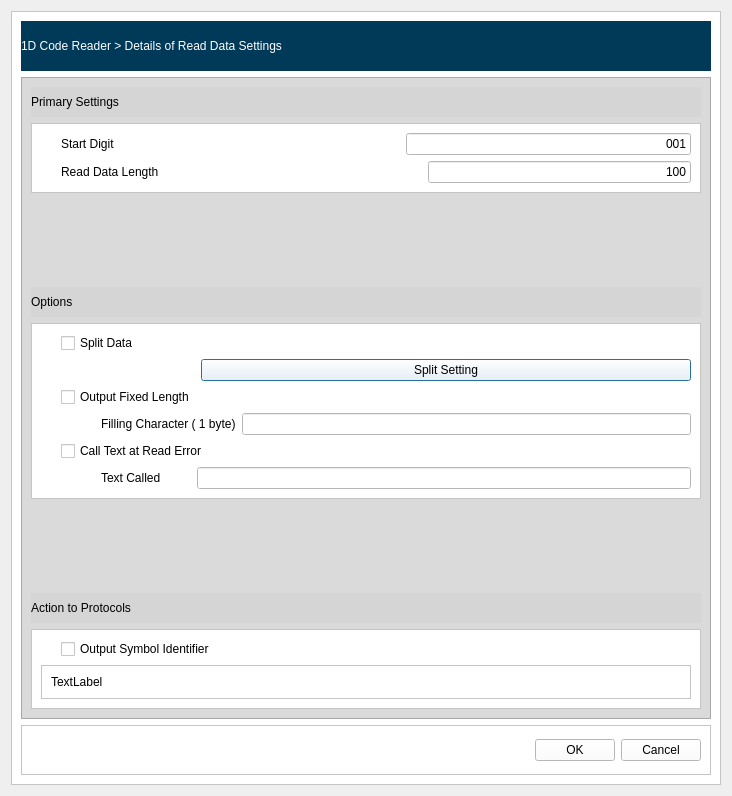
<?xml version="1.0" encoding="UTF-8"?>
<ui version="4.0">
 <class>Dialog</class>
 <widget class="QDialog" name="Dialog">
  <property name="geometry">
   <rect>
    <x>0</x>
    <y>0</y>
    <width>732</width>
    <height>796</height>
   </rect>
  </property>
  <property name="windowTitle">
   <string>Dialog</string>
  </property>
  <layout class="QVBoxLayout" name="verticalLayout_11">
   <item>
    <widget class="QFrame" name="frame">
     <property name="sizePolicy">
      <sizepolicy hsizetype="Preferred" vsizetype="Preferred">
       <horstretch>0</horstretch>
       <verstretch>0</verstretch>
      </sizepolicy>
     </property>
     <property name="minimumSize">
      <size>
       <width>400</width>
       <height>650</height>
      </size>
     </property>
     <property name="styleSheet">
      <string notr="true">background-color: rgb(255, 255, 255);</string>
     </property>
     <property name="frameShape">
      <enum>QFrame::StyledPanel</enum>
     </property>
     <property name="frameShadow">
      <enum>QFrame::Raised</enum>
     </property>
     <layout class="QVBoxLayout" name="verticalLayout_2">
      <item>
       <layout class="QVBoxLayout" name="verticalLayout">
        <item>
         <widget class="QLabel" name="label">
          <property name="sizePolicy">
           <sizepolicy hsizetype="Preferred" vsizetype="Fixed">
            <horstretch>0</horstretch>
            <verstretch>0</verstretch>
           </sizepolicy>
          </property>
          <property name="minimumSize">
           <size>
            <width>0</width>
            <height>50</height>
           </size>
          </property>
          <property name="styleSheet">
           <string notr="true">background-color: rgb(0, 58, 88);
color: rgb(255, 255, 255);</string>
          </property>
          <property name="text">
           <string>1D Code Reader &gt; Details of Read Data Settings </string>
          </property>
         </widget>
        </item>
        <item>
         <widget class="QScrollArea" name="scrollArea">
          <property name="sizePolicy">
           <sizepolicy hsizetype="Expanding" vsizetype="Ignored">
            <horstretch>0</horstretch>
            <verstretch>0</verstretch>
           </sizepolicy>
          </property>
          <property name="styleSheet">
           <string notr="true">background-color: rgb(218, 218, 218);</string>
          </property>
          <property name="widgetResizable">
           <bool>true</bool>
          </property>
          <widget class="QWidget" name="scrollAreaWidgetContents">
           <property name="geometry">
            <rect>
             <x>0</x>
             <y>0</y>
             <width>690</width>
             <height>642</height>
            </rect>
           </property>
           <layout class="QVBoxLayout" name="verticalLayout_4">
            <item>
             <layout class="QVBoxLayout" name="verticalLayout_3">
              <item>
               <widget class="QLabel" name="label_5">
                <property name="sizePolicy">
                 <sizepolicy hsizetype="Preferred" vsizetype="Fixed">
                  <horstretch>0</horstretch>
                  <verstretch>0</verstretch>
                 </sizepolicy>
                </property>
                <property name="minimumSize">
                 <size>
                  <width>0</width>
                  <height>30</height>
                 </size>
                </property>
                <property name="styleSheet">
                 <string notr="true">background-color: rgb(213, 213, 213);</string>
                </property>
                <property name="text">
                 <string>Primary Settings</string>
                </property>
               </widget>
              </item>
              <item>
               <widget class="QFrame" name="frame_5">
                <property name="styleSheet">
                 <string notr="true">background-color: rgb(255, 255, 255);</string>
                </property>
                <property name="frameShape">
                 <enum>QFrame::StyledPanel</enum>
                </property>
                <property name="frameShadow">
                 <enum>QFrame::Raised</enum>
                </property>
                <layout class="QVBoxLayout" name="verticalLayout_6">
                 <item>
                  <layout class="QVBoxLayout" name="verticalLayout_5">
                   <item>
                    <layout class="QHBoxLayout" name="horizontalLayout_3">
                     <item>
                      <spacer name="horizontalSpacer_4">
                       <property name="orientation">
                        <enum>Qt::Horizontal</enum>
                       </property>
                       <property name="sizeType">
                        <enum>QSizePolicy::Fixed</enum>
                       </property>
                       <property name="sizeHint" stdset="0">
                        <size>
                         <width>20</width>
                         <height>20</height>
                        </size>
                       </property>
                      </spacer>
                     </item>
                     <item>
                      <widget class="QLabel" name="label_2">
                       <property name="text">
                        <string>Start Digit</string>
                       </property>
                      </widget>
                     </item>
                     <item>
                      <spacer name="horizontalSpacer_2">
                       <property name="orientation">
                        <enum>Qt::Horizontal</enum>
                       </property>
                       <property name="sizeHint" stdset="0">
                        <size>
                         <width>40</width>
                         <height>20</height>
                        </size>
                       </property>
                      </spacer>
                     </item>
                     <item>
                      <widget class="QLineEdit" name="lineEdit">
                       <property name="text">
                        <string>001</string>
                       </property>
                       <property name="alignment">
                        <set>Qt::AlignRight|Qt::AlignTrailing|Qt::AlignVCenter</set>
                       </property>
                      </widget>
                     </item>
                    </layout>
                   </item>
                   <item>
                    <layout class="QHBoxLayout" name="horizontalLayout_4">
                     <item>
                      <spacer name="horizontalSpacer_5">
                       <property name="orientation">
                        <enum>Qt::Horizontal</enum>
                       </property>
                       <property name="sizeType">
                        <enum>QSizePolicy::Fixed</enum>
                       </property>
                       <property name="sizeHint" stdset="0">
                        <size>
                         <width>20</width>
                         <height>20</height>
                        </size>
                       </property>
                      </spacer>
                     </item>
                     <item>
                      <widget class="QLabel" name="label_6">
                       <property name="text">
                        <string>Read Data Length</string>
                       </property>
                      </widget>
                     </item>
                     <item>
                      <spacer name="horizontalSpacer_3">
                       <property name="orientation">
                        <enum>Qt::Horizontal</enum>
                       </property>
                       <property name="sizeHint" stdset="0">
                        <size>
                         <width>40</width>
                         <height>20</height>
                        </size>
                       </property>
                      </spacer>
                     </item>
                     <item>
                      <widget class="QLineEdit" name="lineEdit_2">
                       <property name="text">
                        <string>100</string>
                       </property>
                       <property name="alignment">
                        <set>Qt::AlignRight|Qt::AlignTrailing|Qt::AlignVCenter</set>
                       </property>
                      </widget>
                     </item>
                    </layout>
                   </item>
                  </layout>
                 </item>
                </layout>
               </widget>
              </item>
              <item>
               <spacer name="verticalSpacer">
                <property name="orientation">
                 <enum>Qt::Vertical</enum>
                </property>
                <property name="sizeType">
                 <enum>QSizePolicy::Expanding</enum>
                </property>
                <property name="sizeHint" stdset="0">
                 <size>
                  <width>20</width>
                  <height>10</height>
                 </size>
                </property>
               </spacer>
              </item>
              <item>
               <widget class="QLabel" name="label_4">
                <property name="sizePolicy">
                 <sizepolicy hsizetype="Preferred" vsizetype="Fixed">
                  <horstretch>0</horstretch>
                  <verstretch>0</verstretch>
                 </sizepolicy>
                </property>
                <property name="minimumSize">
                 <size>
                  <width>0</width>
                  <height>30</height>
                 </size>
                </property>
                <property name="styleSheet">
                 <string notr="true">background-color: rgb(213, 213, 213);</string>
                </property>
                <property name="text">
                 <string>Options</string>
                </property>
               </widget>
              </item>
              <item>
               <widget class="QFrame" name="frame_4">
                <property name="styleSheet">
                 <string notr="true">background-color: rgb(255, 255, 255);</string>
                </property>
                <property name="frameShape">
                 <enum>QFrame::StyledPanel</enum>
                </property>
                <property name="frameShadow">
                 <enum>QFrame::Raised</enum>
                </property>
                <layout class="QVBoxLayout" name="verticalLayout_8">
                 <item>
                  <layout class="QVBoxLayout" name="verticalLayout_7">
                   <item>
                    <layout class="QHBoxLayout" name="horizontalLayout_10">
                     <item>
                      <spacer name="horizontalSpacer_6">
                       <property name="orientation">
                        <enum>Qt::Horizontal</enum>
                       </property>
                       <property name="sizeType">
                        <enum>QSizePolicy::Fixed</enum>
                       </property>
                       <property name="sizeHint" stdset="0">
                        <size>
                         <width>20</width>
                         <height>20</height>
                        </size>
                       </property>
                      </spacer>
                     </item>
                     <item>
                      <widget class="QCheckBox" name="checkBox">
                       <property name="text">
                        <string>Split Data</string>
                       </property>
                      </widget>
                     </item>
                    </layout>
                   </item>
                   <item>
                    <layout class="QHBoxLayout" name="horizontalLayout_9">
                     <item>
                      <spacer name="horizontalSpacer_7">
                       <property name="orientation">
                        <enum>Qt::Horizontal</enum>
                       </property>
                       <property name="sizeType">
                        <enum>QSizePolicy::Fixed</enum>
                       </property>
                       <property name="sizeHint" stdset="0">
                        <size>
                         <width>160</width>
                         <height>20</height>
                        </size>
                       </property>
                      </spacer>
                     </item>
                     <item>
                      <widget class="QPushButton" name="pushButton_3">
                       <property name="text">
                        <string>Split Setting</string>
                       </property>
                      </widget>
                     </item>
                    </layout>
                   </item>
                   <item>
                    <layout class="QHBoxLayout" name="horizontalLayout_8">
                     <item>
                      <spacer name="horizontalSpacer_8">
                       <property name="orientation">
                        <enum>Qt::Horizontal</enum>
                       </property>
                       <property name="sizeType">
                        <enum>QSizePolicy::Fixed</enum>
                       </property>
                       <property name="sizeHint" stdset="0">
                        <size>
                         <width>20</width>
                         <height>20</height>
                        </size>
                       </property>
                      </spacer>
                     </item>
                     <item>
                      <widget class="QCheckBox" name="checkBox_2">
                       <property name="text">
                        <string>Output Fixed Length</string>
                       </property>
                      </widget>
                     </item>
                    </layout>
                   </item>
                   <item>
                    <layout class="QHBoxLayout" name="horizontalLayout_7">
                     <item>
                      <spacer name="horizontalSpacer_9">
                       <property name="orientation">
                        <enum>Qt::Horizontal</enum>
                       </property>
                       <property name="sizeType">
                        <enum>QSizePolicy::Fixed</enum>
                       </property>
                       <property name="sizeHint" stdset="0">
                        <size>
                         <width>60</width>
                         <height>20</height>
                        </size>
                       </property>
                      </spacer>
                     </item>
                     <item>
                      <widget class="QLabel" name="label_7">
                       <property name="text">
                        <string>Filling Character ( 1 byte)</string>
                       </property>
                      </widget>
                     </item>
                     <item>
                      <widget class="QLineEdit" name="lineEdit_3"/>
                     </item>
                    </layout>
                   </item>
                   <item>
                    <layout class="QHBoxLayout" name="horizontalLayout_6">
                     <item>
                      <spacer name="horizontalSpacer_10">
                       <property name="orientation">
                        <enum>Qt::Horizontal</enum>
                       </property>
                       <property name="sizeType">
                        <enum>QSizePolicy::Fixed</enum>
                       </property>
                       <property name="sizeHint" stdset="0">
                        <size>
                         <width>20</width>
                         <height>20</height>
                        </size>
                       </property>
                      </spacer>
                     </item>
                     <item>
                      <widget class="QCheckBox" name="checkBox_3">
                       <property name="text">
                        <string>Call Text at Read Error</string>
                       </property>
                      </widget>
                     </item>
                    </layout>
                   </item>
                   <item>
                    <layout class="QHBoxLayout" name="horizontalLayout_5">
                     <item>
                      <spacer name="horizontalSpacer_11">
                       <property name="orientation">
                        <enum>Qt::Horizontal</enum>
                       </property>
                       <property name="sizeType">
                        <enum>QSizePolicy::Fixed</enum>
                       </property>
                       <property name="sizeHint" stdset="0">
                        <size>
                         <width>60</width>
                         <height>20</height>
                        </size>
                       </property>
                      </spacer>
                     </item>
                     <item>
                      <widget class="QLabel" name="label_8">
                       <property name="sizePolicy">
                        <sizepolicy hsizetype="Preferred" vsizetype="Fixed">
                         <horstretch>0</horstretch>
                         <verstretch>0</verstretch>
                        </sizepolicy>
                       </property>
                       <property name="minimumSize">
                        <size>
                         <width>80</width>
                         <height>0</height>
                        </size>
                       </property>
                       <property name="text">
                        <string>Text Called</string>
                       </property>
                      </widget>
                     </item>
                     <item>
                      <spacer name="horizontalSpacer_12">
                       <property name="orientation">
                        <enum>Qt::Horizontal</enum>
                       </property>
                       <property name="sizeType">
                        <enum>QSizePolicy::Fixed</enum>
                       </property>
                       <property name="sizeHint" stdset="0">
                        <size>
                         <width>10</width>
                         <height>20</height>
                        </size>
                       </property>
                      </spacer>
                     </item>
                     <item>
                      <widget class="QLineEdit" name="lineEdit_4"/>
                     </item>
                    </layout>
                   </item>
                  </layout>
                 </item>
                </layout>
               </widget>
              </item>
              <item>
               <spacer name="verticalSpacer_2">
                <property name="orientation">
                 <enum>Qt::Vertical</enum>
                </property>
                <property name="sizeType">
                 <enum>QSizePolicy::Expanding</enum>
                </property>
                <property name="sizeHint" stdset="0">
                 <size>
                  <width>20</width>
                  <height>10</height>
                 </size>
                </property>
               </spacer>
              </item>
              <item>
               <widget class="QLabel" name="label_3">
                <property name="sizePolicy">
                 <sizepolicy hsizetype="Preferred" vsizetype="Fixed">
                  <horstretch>0</horstretch>
                  <verstretch>0</verstretch>
                 </sizepolicy>
                </property>
                <property name="minimumSize">
                 <size>
                  <width>0</width>
                  <height>30</height>
                 </size>
                </property>
                <property name="styleSheet">
                 <string notr="true">background-color: rgb(213, 213, 213);</string>
                </property>
                <property name="text">
                 <string>Action to Protocols</string>
                </property>
               </widget>
              </item>
              <item>
               <widget class="QFrame" name="frame_3">
                <property name="styleSheet">
                 <string notr="true">background-color: rgb(255, 255, 255);</string>
                </property>
                <property name="frameShape">
                 <enum>QFrame::StyledPanel</enum>
                </property>
                <property name="frameShadow">
                 <enum>QFrame::Raised</enum>
                </property>
                <layout class="QVBoxLayout" name="verticalLayout_10">
                 <item>
                  <layout class="QVBoxLayout" name="verticalLayout_9">
                   <item>
                    <layout class="QHBoxLayout" name="horizontalLayout_11">
                     <item>
                      <spacer name="horizontalSpacer_13">
                       <property name="orientation">
                        <enum>Qt::Horizontal</enum>
                       </property>
                       <property name="sizeType">
                        <enum>QSizePolicy::Fixed</enum>
                       </property>
                       <property name="sizeHint" stdset="0">
                        <size>
                         <width>20</width>
                         <height>20</height>
                        </size>
                       </property>
                      </spacer>
                     </item>
                     <item>
                      <widget class="QCheckBox" name="checkBox_4">
                       <property name="text">
                        <string>Output Symbol Identifier</string>
                       </property>
                      </widget>
                     </item>
                    </layout>
                   </item>
                   <item>
                    <widget class="QFrame" name="frame_6">
                     <property name="frameShape">
                      <enum>QFrame::StyledPanel</enum>
                     </property>
                     <property name="frameShadow">
                      <enum>QFrame::Raised</enum>
                     </property>
                     <layout class="QVBoxLayout" name="verticalLayout_13">
                      <item>
                       <layout class="QVBoxLayout" name="verticalLayout_12">
                        <item>
                         <widget class="QLabel" name="label_9">
                          <property name="text">
                           <string>TextLabel</string>
                          </property>
                         </widget>
                        </item>
                       </layout>
                      </item>
                     </layout>
                    </widget>
                   </item>
                  </layout>
                 </item>
                </layout>
               </widget>
              </item>
             </layout>
            </item>
           </layout>
          </widget>
         </widget>
        </item>
        <item>
         <widget class="QFrame" name="frame_2">
          <property name="sizePolicy">
           <sizepolicy hsizetype="Preferred" vsizetype="Fixed">
            <horstretch>0</horstretch>
            <verstretch>0</verstretch>
           </sizepolicy>
          </property>
          <property name="minimumSize">
           <size>
            <width>0</width>
            <height>50</height>
           </size>
          </property>
          <property name="frameShape">
           <enum>QFrame::StyledPanel</enum>
          </property>
          <property name="frameShadow">
           <enum>QFrame::Raised</enum>
          </property>
          <layout class="QHBoxLayout" name="horizontalLayout_2">
           <item>
            <layout class="QHBoxLayout" name="horizontalLayout">
             <item>
              <spacer name="horizontalSpacer">
               <property name="orientation">
                <enum>Qt::Horizontal</enum>
               </property>
               <property name="sizeHint" stdset="0">
                <size>
                 <width>40</width>
                 <height>20</height>
                </size>
               </property>
              </spacer>
             </item>
             <item>
              <widget class="QPushButton" name="pushButton_2">
               <property name="text">
                <string>OK</string>
               </property>
              </widget>
             </item>
             <item>
              <widget class="QPushButton" name="pushButton">
               <property name="text">
                <string>Cancel</string>
               </property>
              </widget>
             </item>
            </layout>
           </item>
          </layout>
         </widget>
        </item>
       </layout>
      </item>
     </layout>
    </widget>
   </item>
  </layout>
 </widget>
 <resources/>
 <connections/>
</ui>
